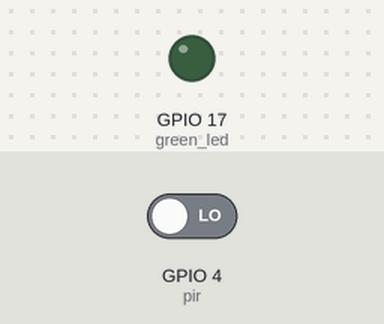
Recording of a program running on a simulated Raspberry Pi (BCM pin numbers). Parts: output pins drawn as LEDs (lit = HIGH). The test bench sets the inputs (shaded band); at power-on: GPIO 4 (pir) LOW. The clock reads 2024-03-15 10:24:30 at power-on unless the program sets it; what the program prints to the terminal is not drawn.

Above: at 1.2 s.
1.3 s: GPIO 4 (pir) driven HIGH
4.3 s: GPIO 4 (pir) driven LOW
At 5.2 s:
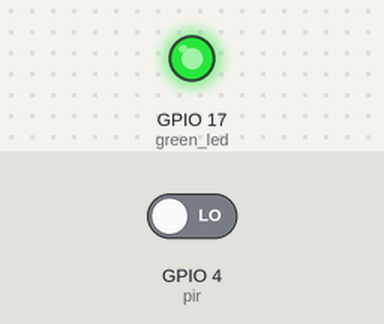
Timing chart, 0 to 7.3 s (numbered marks = the images above; inputs shaded):
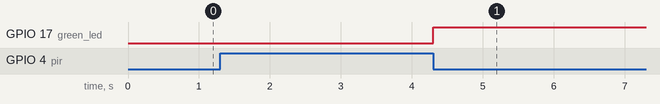

The program:

PIR_LED_gpiozero.py
```python
# https://www.youtube.com/watch?v=Tw0mG4YtsZk
from gpiozero import LED
from gpiozero import MotionSensor
from datetime import datetime

green_led = LED(17)
pir = MotionSensor(4)
green_led.off()

dateTimeObj = datetime.now()
timestampStr = dateTimeObj.strftime("%Y-%b-%d (%H:%M:%S.%f)")
while True:
    pir.wait_for_motion()
    dateTimeObj = datetime.now()
    timestampStr = dateTimeObj.strftime("%Y-%b-%d (%H:%M:%S.%f)")
    print(f"Motion Detected at {timestampStr}")
    green_led.on()
    pir.wait_for_motion()
    green_led.off()
    dateTimeObj = datetime.now()
    timestampStr2 = dateTimeObj.strftime("%Y-%b-%d (%H:%M:%S.%f)")
    print(f"Motion Stoped at {timestampStr2}")
```
